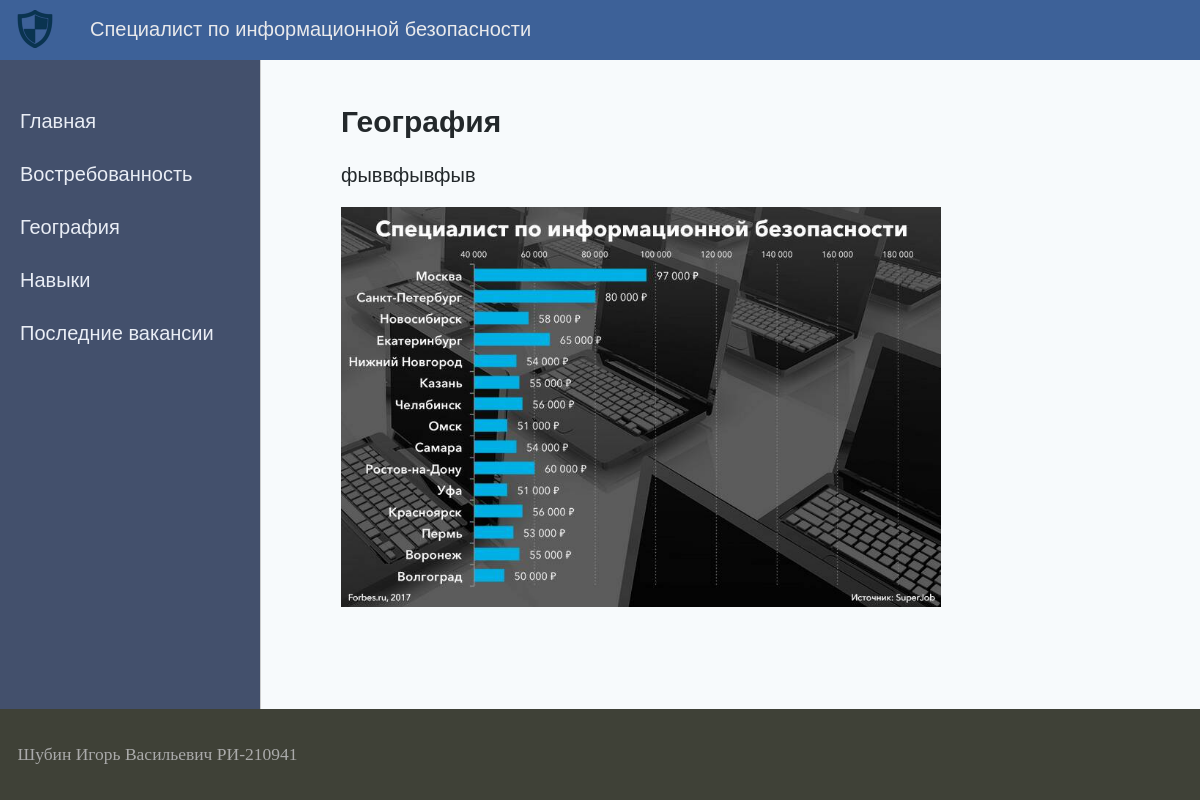
The page /geography/ on the database as committed earlier.
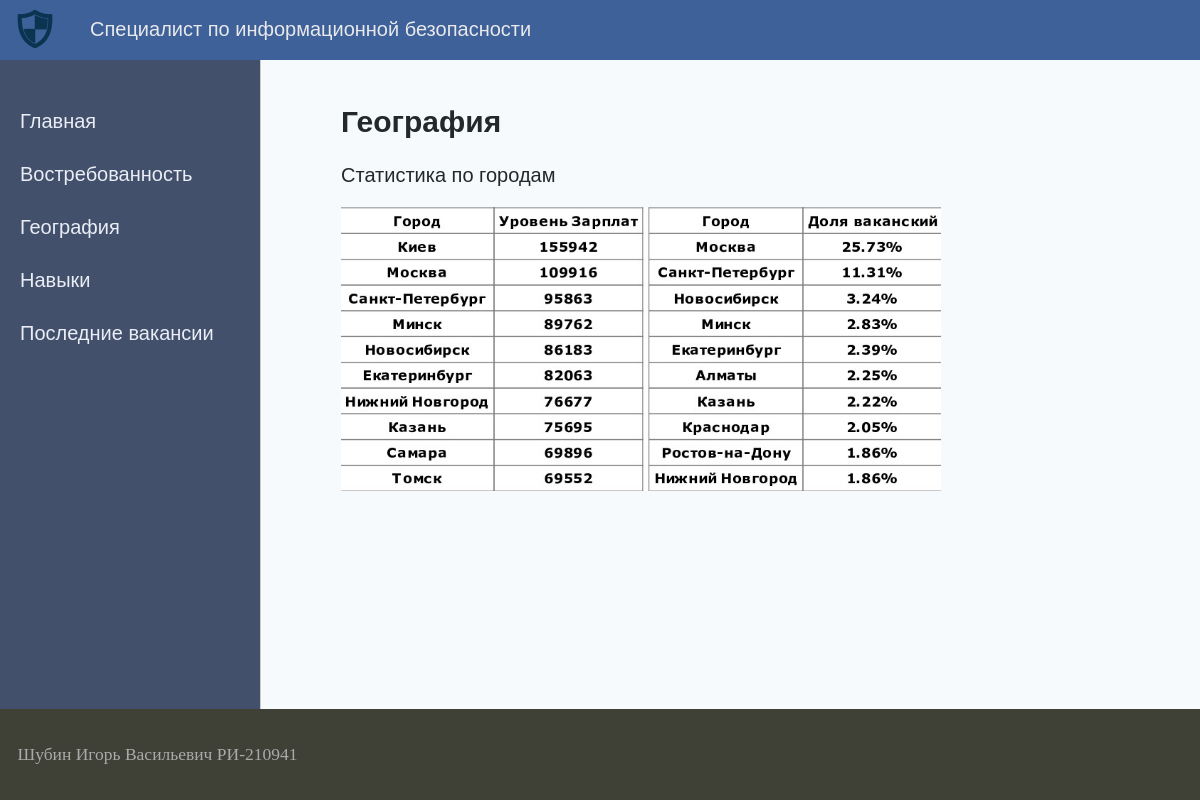
The same page on the database as committed later.
### analytics/models.py (models this page shows, shortened)
class Geography(models.Model):
    title = models.CharField(max_length=255)
    content = models.TextField(blank=True)
    photo=models.ImageField(upload_to="photos/%Y/%m/%d")
    class Meta:
        verbose_name = 'География'
        verbose_name_plural = 'География'

### analytics/views.py (the view)
# urls.py: path('geography/', geography,name='geography'),
def geography(request):
    geo = Geography.objects.all()
    context ={
        'geo':geo,
        'menu':menu,
        'title':'География'
    }
    return render(request,'analytics/geography.html',context=context)

### analytics/templates/analytics/geography.html (shortened to what this page needs)
{% extends 'analytics/base.html' %}
{% block content %}
<ul class="list-articles">
	{% for g in geo %}
			<li><h2>{{g.title}}</h2>
	{% autoescape on %}
	{{g.content|linebreaks|truncatewords:50}}
	{% endautoescape %}
	{% if g.photo %}
		<p><img class ="img-article-centre thumb" src="{{g.photo.url}}"></p>
	{% endif %}
			</li>
	{% endfor %}
</ul>
{% endblock %}

Rows that differ between the two databases and show on the page:
changed Geography "География": content "фыввфывфыв" → "Статистика по городам"; photo: a different picture
